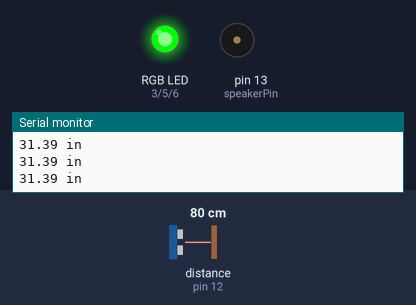
A sketch run on a simulated Arduino Uno, built with avr-gcc and run on an emulated ATmega328P. On the bench: an RGB LED mixed from three pins (HIGH = lit), buzzer (waves = sounding), the last lines printed to the serial monitor. Wiring (inferred from the names in the program): ultrasonic range finder: trigger pin 11; echo pin 12. Inputs (shaded band) come from the test bench; at power-on: distance to the obstacle (sensor on pin 12) 80 cm. The echo pulse lasts 58.3 µs per cm; pins used as bus, display or sensor lines are not drawn.

Above: at 1.2 s.
1.3 s: distance to the obstacle (sensor on pin 12) set to 54 cm
2.8 s: distance to the obstacle (sensor on pin 12) set to 47 cm
At 3.3 s:
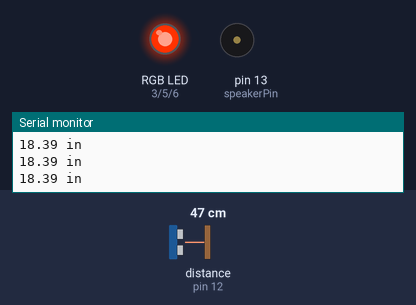
4.3 s: distance to the obstacle (sensor on pin 12) set to 27 cm
5.8 s: distance to the obstacle (sensor on pin 12) set to 24 cm
At 7.0 s:
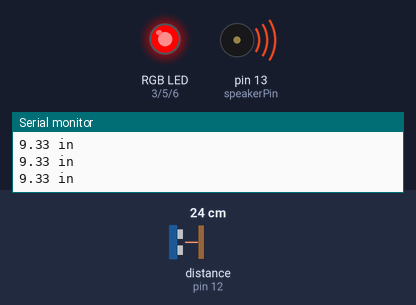
7.3 s: distance to the obstacle (sensor on pin 12) set to 35 cm
At 7.47 s:
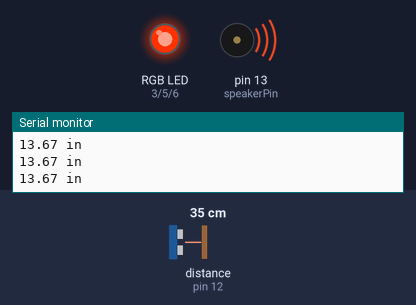
9.1 s: distance to the obstacle (sensor on pin 12) set to 2 cm
At 10.1 s:
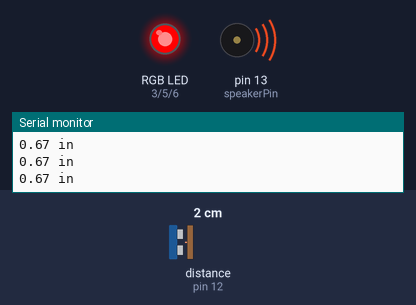
Timing chart, 0 to 11.6 s (numbered marks = the images above; inputs shaded):
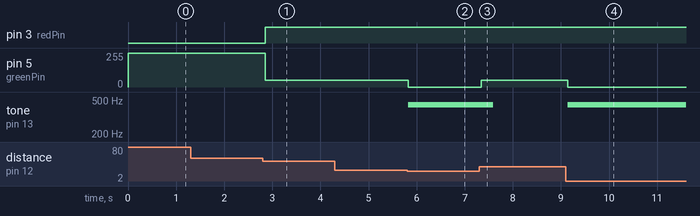

The sketch:

servo.ino
```cpp
const int trigPin = 11;
const int echoPin =12;

const int redPin = 3;
const int greenPin =5;
const int bluePin =6;
const int speakerPin = 13;


float distance = 0;

void setup() {
  // put your setup code here, to run once:

Serial.begin(9600);

pinMode(trigPin,OUTPUT);
pinMode(echoPin,INPUT);

//set RGB LED PINS to output
pinMode(greenPin,OUTPUT);
pinMode(redPin,OUTPUT);
pinMode(bluePin,OUTPUT);
pinMode(speakerPin,OUTPUT);

}

void loop() {
  // put your main code here, to run repeatedly:
distance = getDistance();

Serial.print(distance);
Serial.println(" in");

if(distance <= 10)
{
  //make RGB LED red
  analogWrite(redPin,255);
  analogWrite(greenPin,0);
  analogWrite(bluePin,0);
  tone(speakerPin,440,500);
delay(200);
}

else if(10 < distance && distance < 20)
{
  //make RGB yellow
  analogWrite(redPin,255);
  analogWrite(greenPin,50);
  analogWrite(bluePin,0);
}

else{
  analogWrite(redPin,0);
  analogWrite(greenPin,255);
  analogWrite(bluePin,0);
}

delay(50);
}

float getDistance(){
  float echoTime;
  float calculatedDistance;

  digitalWrite(trigPin,HIGH);
  delayMicroseconds(10);
  digitalWrite(trigPin,LOW);

  echoTime = pulseIn(echoPin,HIGH);
  calculatedDistance = echoTime / 148.0;
  return calculatedDistance;
}
```

Measured:
- the behaviour switches between 52 and 51 cm on distance to the obstacle (sensor on pin 12) (found by bisection; images 0 and 1)
- the behaviour switches between 26 and 25 cm on distance to the obstacle (sensor on pin 12) (found by bisection; images 1 and 2)
- after the input at 2.8 s, pin 3 (redPin): LOW → HIGH after 0.06 s; pin 5 (greenPin): 255/255 → 50/255 after 0.06 s
- after the input at 5.8 s, pin 5 (greenPin): 50/255 → 0/255 at once; tone on pin 13 (speakerPin): silent → 440 Hz at once
- after the input at 7.3 s, pin 5 (greenPin): 0/255 → 50/255 at once; tone on pin 13 (speakerPin): 440 Hz → silent after 0.29 s
- after the input at 9.1 s, pin 5 (greenPin): 50/255 → 0/255 at once; tone on pin 13 (speakerPin): silent → 440 Hz at once
